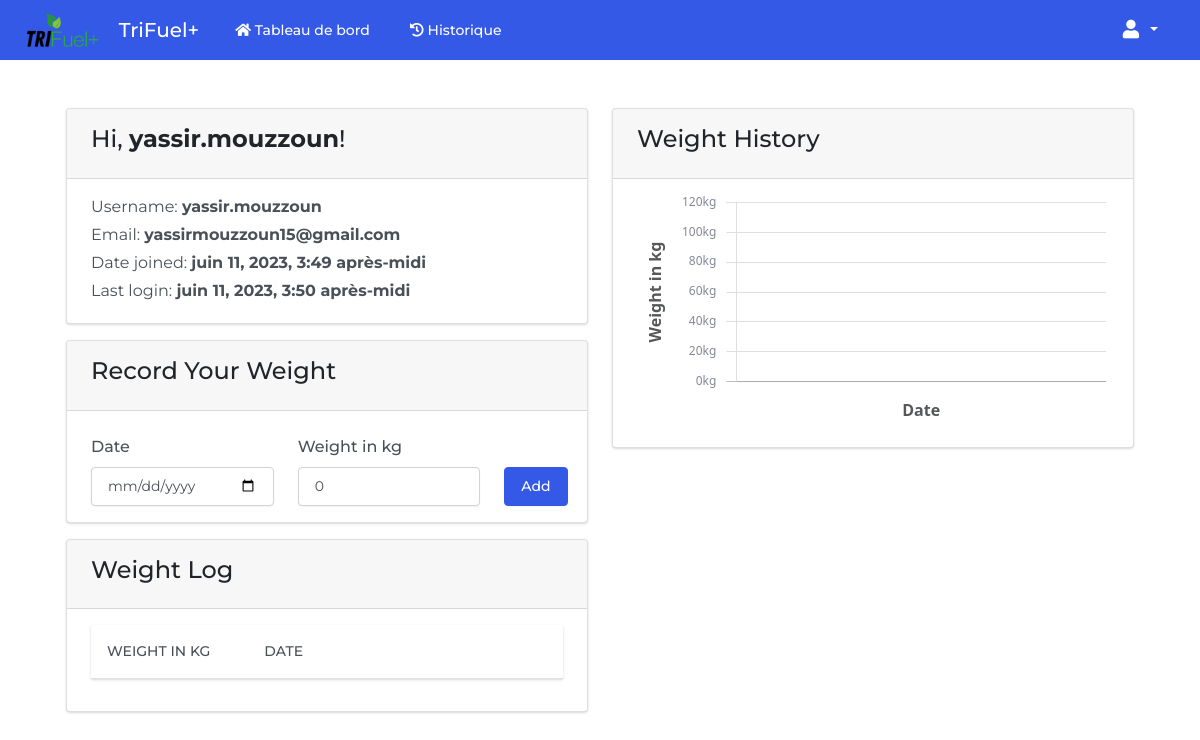
The page /profile/weight (signed in) on the database as committed earlier.
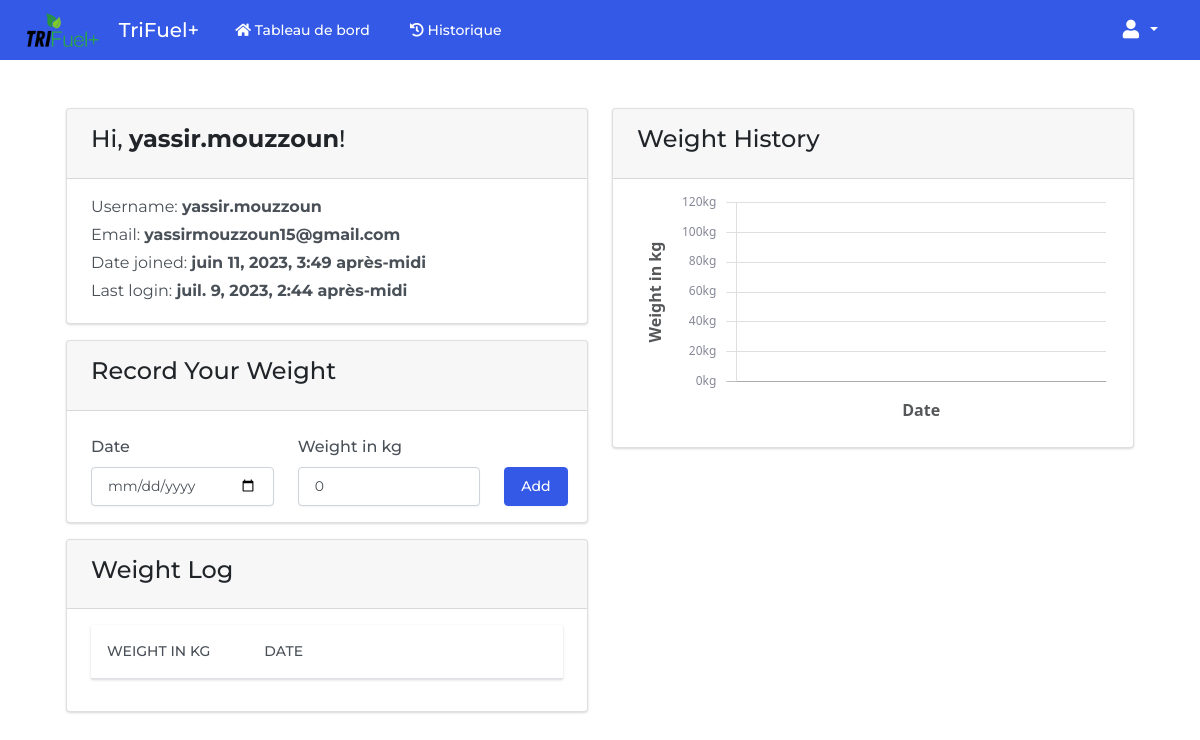
The same page on the database as committed later.
### foodtracker/models.py (models this page shows, shortened)
class User(AbstractUser):
    class UserRoles(models.TextChoices):
        ADMIN = ('ADMIN', 'Admin')
        ENTRAINEUR = ('ENTRAINEUR', 'Entraineur')
        TRIATHLETE = ('TRIATHLETE', 'Triathlete')
    email = models.EmailField('email address', null=True)
    role = models.CharField(max_length=15, choices=UserRoles.choices)
    REQUIRED_FIELDS = []
    class Meta:
        db_table = 'users'

### foodtracker/views.py (the view)
# urls.py: path('profile/weight', views.weight_log_view, name='weight_log'),
@login_required
def weight_log_view(request):
    if request.method == 'POST':
        weight = request.POST['weight']
        entry_date = request.POST['date']
        user = request.user
        weight_log = Weight(user=user, weight=weight, entry_date=entry_date)
        weight_log.save()
    user_weight_log = Weight.objects.filter(user=request.user)
    return render(request, 'user_profile.html', {
        'categories': FoodCategory.objects.all(),
        'user_weight_log': user_weight_log
    })

### templates/user_profile.html (shortened to what the changed rows need)
{% extends 'base.html' %}
{% load static %}
{% block body %}
<div class='py-4 mt-auto'>
    <div class='container-fluid px-4'>
        <div class='row justify-content-center'>
            <div class='col-xl-12'>
                <div class='row'>
                    <div class='col-md-6 mt-4'>
                        <div class='card bg-secondary mb-3'>
                            <div class='card-header'>
                                <h4>Hi, <strong>{{ user.username }}</strong>!</h4>
                            </div>
                            <div class='card-body'>
                                <div class='d-flex w-100 justify-content-between'>
                                    <p class='mb-1'>
                                        Username: <strong>{{ user.username }}</strong>
                                    </p>
                                </div>
                                <div class='d-flex w-100 justify-content-between'>
                                    <p class='mb-1'>
                                        Email: <strong>{{ user.email }}</strong>
                                    </p>
                                </div>
                                <div class='d-flex w-100 justify-content-between'>
                                    <p class='mb-1'>
                                        Date joined: <strong>{{ user.date_joined }}</strong>
                                    </p>
                                </div>
                                <div class='d-flex w-100 justify-content-between'>
                                    <p class='mb-1'>
                                        Last login: <strong>{{ user.last_login }}</strong>
                                    </p>
                                </div>
                            </div>
                        </div>
                        <div class='card bg-secondary mb-3'>
                            <div class='card-body'>
                                <table id='weightable' class='table'>
                                    <thead>
                                        <tr>
                                            <th scope='col' class='col-md-4'>Weight in kg</th>
                                            <th scope='col' class='col-md-4'>Date</th>
                                            <th scope='col' class='col-md-4'></th>
                                        </tr>
                                    </thead>
                                </table>
                            </div>
                        </div>
                    </div>
                </div>
            </div>
        </div>
    </div>
</div>
{% endblock %}

Rows that differ between the two databases and show on the page:
changed User "yassir.mouzzoun": last_login "juin 11, 2023, 3:50 après-midi" → "juil. 9, 2023, 2:44 après-midi"
